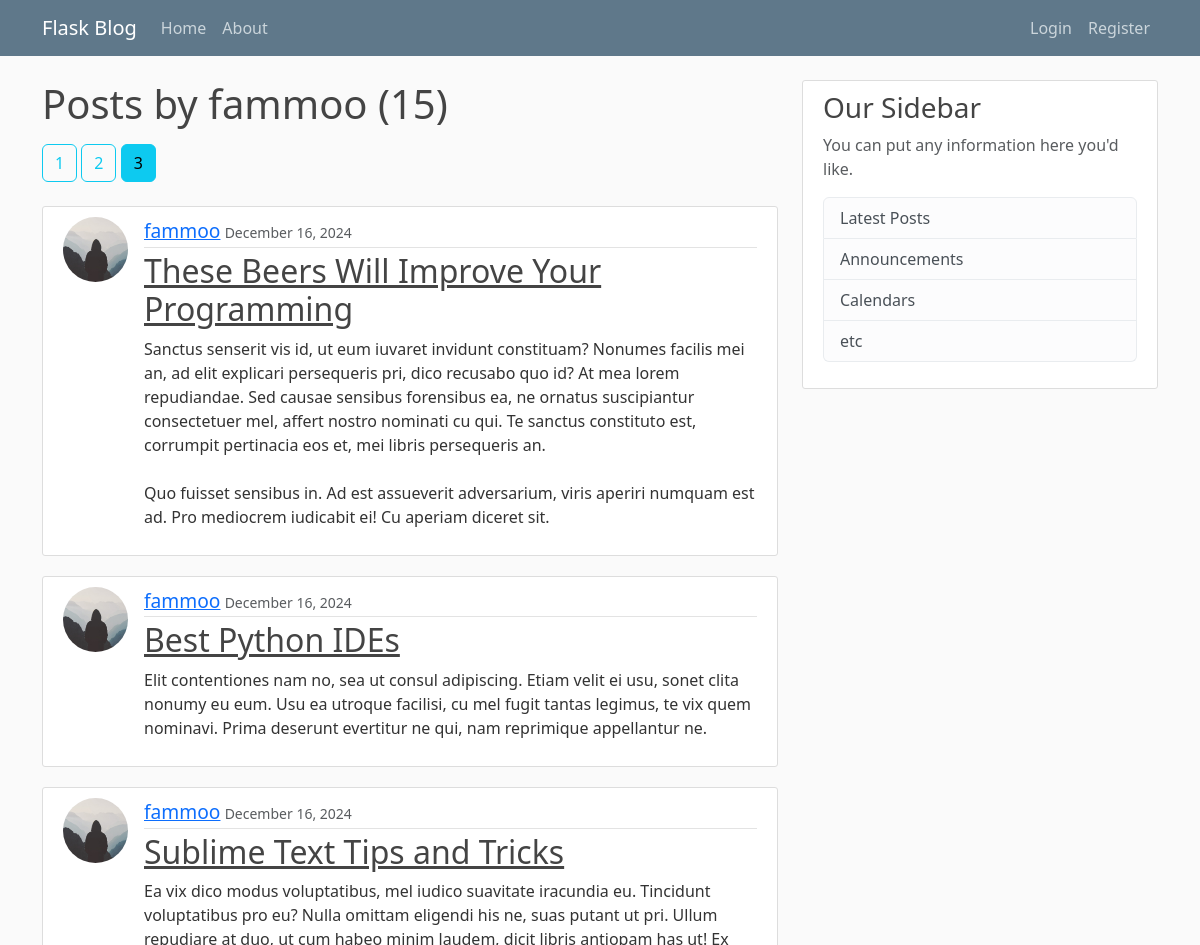
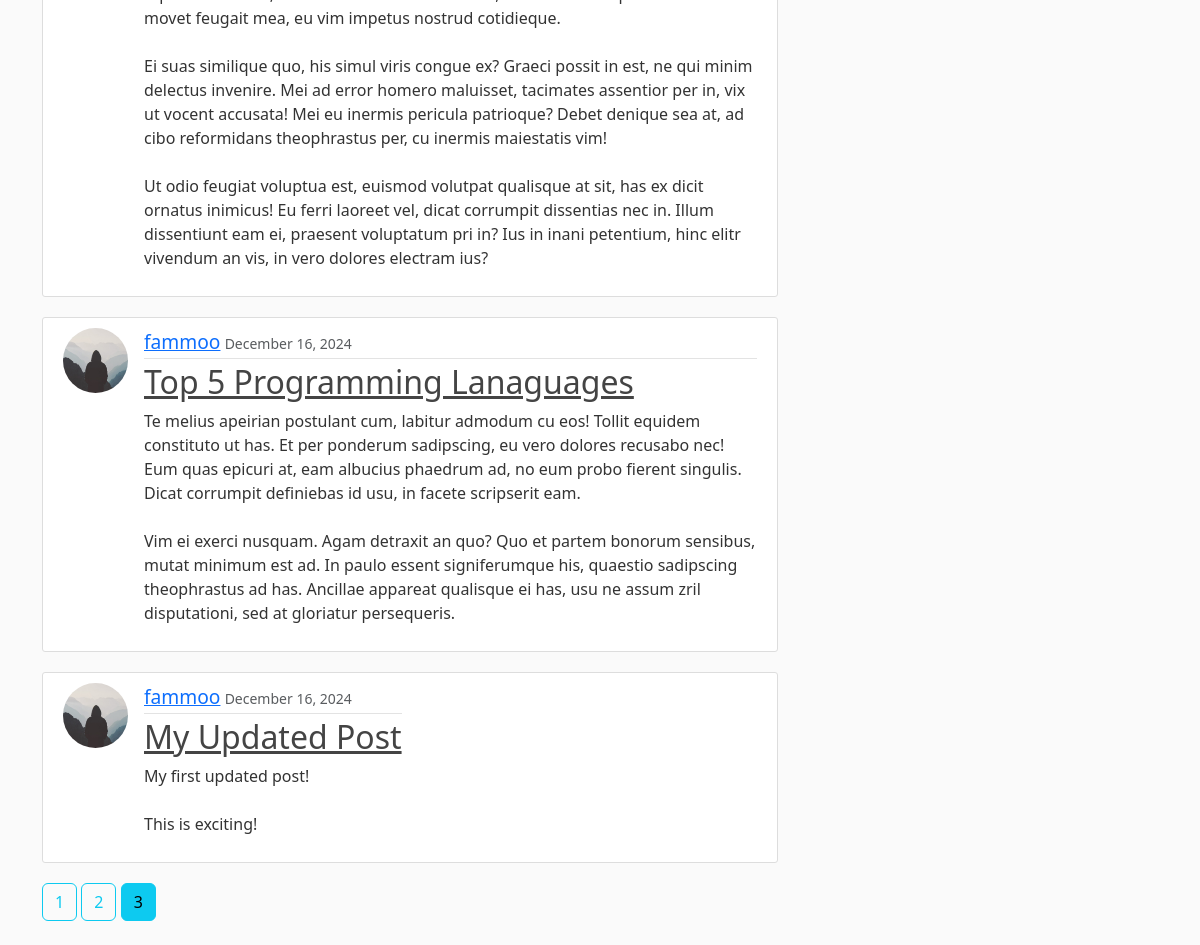
Page /user/fammoo?page=3 on the committed database (2 pictures, top to bottom).
### flaskblog/users/models.py (models this page shows, shortened)
class User(db.Model, UserMixin):
    __tablename__ = 'user'
    id = db.Column(db.Integer, primary_key=True)
    username = db.Column(db.String(20), unique=True, nullable=False)
    email = db.Column(db.String(120), unique=True, nullable=False)
    image_file = db.Column(db.String(20), nullable=False)
    password = db.Column(db.String(60), nullable=False)
    posts = db.relationship("Post", backref="author", lazy=True)

### flaskblog/posts/models.py (models this page shows, shortened)
class Post(db.Model):
    __tablename__ = 'post'
    id = db.Column(db.Integer, primary_key=True)
    title = db.Column(db.String(100), nullable=False)
    date_posted = db.Column(db.DateTime, nullable=False, default=datetime.utcnow)
    content = db.Column(db.Text, nullable=False)
    user_id = db.Column(db.Integer, db.ForeignKey("user.id"), nullable=False)

### flaskblog/users/routes.py (the view)
@users.route("/user/<string:username>")
def user_posts(username: str):
    page = request.args.get("page", 1, type=int)
    user = User.query.filter_by(username=username).first_or_404()
    posts = Post.query.filter_by(author=user)\
        .order_by(Post.date_posted.desc()).paginate(page=page, per_page=5)
    return render_template("user_posts.html", title=f"Posts by {username}", posts=posts, user=user)

### flaskblog/templates/user_posts.html
{% extends "layout.html" %}
{% set active_page = "User Posts" %}
{% block content %}
{% macro render_pagination() %}
	{% for page_num in posts.iter_pages(left_edge=1, right_edge=1, left_current=1, right_current=1) %}
		{% if page_num %}
			{% set page_btn_class = "btn mb-4 " + ("btn-info" if posts.page == page_num else "btn-outline-info") %}
			<a class="{{ page_btn_class }}" href="{{ url_for('users.user_posts', username=user.username, page=page_num) }}">{{ page_num }}</a>
		{% else %}
            <span>...</span>
		{% endif %}
	{% endfor %}
{% endmacro %}
<h1 class="mb-3">Posts by {{ user.username }} ({{posts.total}}) </h1>
{{ render_pagination() }}
{% for post in posts.items %}
<article class="d-flex content-section">
	<img class="rounded-circle article-img" src="{{url_for('static', filename='profile_pics/' + post.author.image_file) }}" alt="">
	<div class="media-body">
		<div class="article-metadata">
			<a style="font-size: larger;" class="mr-2" href="{{ url_for('users.user_posts', username=post.author.username) }}">{{ post.author.username }}</a>
			<small class="text-muted">{{ post.date_posted.strftime('%B %d, %Y') }}</small>
		</div>
		<h2><a class="article-title" href="{{ url_for('posts.post', post_id=post.id) }}">{{ post.title }}</a></h2>
		<p class="article-content">{{ post.content }}</p>
	</div>
</article>
{% endfor %}
{{ render_pagination() }}
{% endblock content %}

### flaskblog/static/main.css (style rules this page uses)
body { background: #fafafa; color: #333333; margin-top: 5rem; }
h1, h2, h3, h4, h5, h6 { color: #444444; }
.content-section { background: #ffffff; padding: 10px 20px; border: 1px solid #dddddd; border-radius: 3px; margin-bottom: 20px; }
.article-title { color: #444444; }
.article-content { white-space: pre-line; }
.article-img { height: 65px; width: 65px; margin-right: 16px; }
.article-metadata { padding-bottom: 1px; margin-bottom: 4px; border-bottom: 1px solid #e3e3e3 }

### rows in the picture
User: username "fammoo"
Post: image_file (placeholder picture), author.username "fammoo", date_posted "December 16, 2024", title "These Beers Will Improve Your Programming", content "Sanctus senserit vis id, ut eum iuvaret invidunt constituam? Nonumes facilis mei an, ad elit explicari persequeris pri, dico recusabo quo id? At mea lorem repudiandae. Sed causae sensibus forensibus ea, ne ornatus suscipiantur consectetuer mel, affert nostro nominati cu qui. Te sanctus constituto est, corrumpit pertinacia eos et, mei libris persequeris an. Quo fuisset sensibus in. Ad est assueverit adversarium, viris aperiri numquam est ad. Pro mediocrem iudicabit ei! Cu aperiam diceret sit."
Post: image_file (placeholder picture), author.username "fammoo", date_posted "December 16, 2024", title "Best Python IDEs", content "Elit contentiones nam no, sea ut consul adipiscing. Etiam velit ei usu, sonet clita nonumy eu eum. Usu ea utroque facilisi, cu mel fugit tantas legimus, te vix quem nominavi. Prima deserunt evertitur ne qui, nam reprimique appellantur ne."
Post: image_file (placeholder picture), author.username "fammoo", date_posted "December 16, 2024", title "Sublime Text Tips and Tricks", content "Ea vix dico modus voluptatibus, mel iudico suavitate iracundia eu. Tincidunt voluptatibus pro eu? Nulla omittam eligendi his ne, suas putant ut pri. Ullum repudiare at duo, ut cum habeo minim laudem, dicit libris antiopam has ut! Ex movet feugait mea, eu vim impetus nostrud cotidieque. Ei suas similique quo, his simul viris congue ex? Graeci possit in est, ne qui minim delectus invenire. Mei ad error homero maluisset, tacimates assentior per in, vix ut vocent accusata! Mei eu inermis pericula patrioque? Debet denique sea at, ad cibo reformidans theophrastus per, cu inermis maiestatis vim! Ut odio feugiat voluptua est, euismod volutpat qualisque at sit, has ex dicit ornatus inimicus! Eu…"
Post: image_file (placeholder picture), author.username "fammoo", date_posted "December 16, 2024", title "Top 5 Programming Lanaguages", content "Te melius apeirian postulant cum, labitur admodum cu eos! Tollit equidem constituto ut has. Et per ponderum sadipscing, eu vero dolores recusabo nec! Eum quas epicuri at, eam albucius phaedrum ad, no eum probo fierent singulis. Dicat corrumpit definiebas id usu, in facete scripserit eam. Vim ei exerci nusquam. Agam detraxit an quo? Quo et partem bonorum sensibus, mutat minimum est ad. In paulo essent signiferumque his, quaestio sadipscing theophrastus ad has. Ancillae appareat qualisque ei has, usu ne assum zril disputationi, sed at gloriatur persequeris."
Post: image_file (placeholder picture), author.username "fammoo", date_posted "December 16, 2024", title "My Updated Post", content "My first updated post! This is exciting!"

### other values in the picture
{{ page.title }} "Home" "About"
{{ page.title }} "Login" "Register"
{{ posts.total }} "15"
{{ page_num }} "1" "2" "3" "1" "2" "3"
